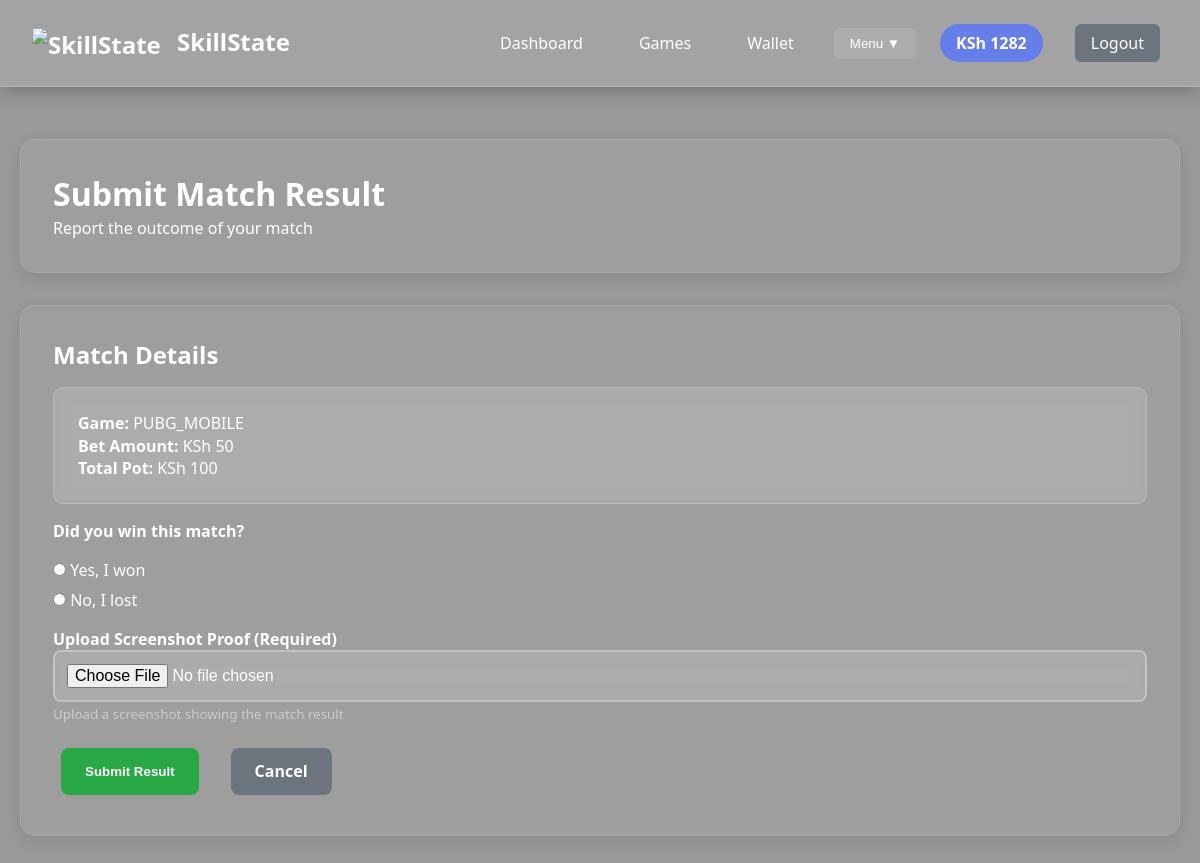
/match_result/2 (signed in), run on the app's committed database.
### tables this page shows
CREATE TABLE matches (
        id INTEGER PRIMARY KEY AUTOINCREMENT,
        game TEXT NOT NULL,
        player1_id INTEGER,
        player2_id INTEGER,
        bet_amount REAL NOT NULL,
        total_pot REAL NOT NULL,
        winner_id INTEGER,
        status TEXT DEFAULT 'pending',
        game_mode TEXT,
        created_at TIMESTAMP DEFAULT CURRENT_TIMESTAMP, lobby_code TEXT,
        FOREIGN KEY (player1_id) REFERENCES users (id),
        FOREIGN KEY (player2_id) REFERENCES users (id),
        FOREIGN KEY (winner_id) REFERENCES users (id)
    );

### app.py (the view)
@app.route('/match_result/<int:match_id>')
def match_result(match_id):
    if 'user_id' not in session:
        return redirect(url_for('login'))
    conn = sqlite3.connect('gamebet.db')
    c = conn.cursor()
    c.execute('SELECT * FROM matches WHERE id = ? AND (player1_id = ? OR player2_id = ?)',
             (match_id, session['user_id'], session['user_id']))
    match = c.fetchone()
    conn.close()
    if not match:
        flash('Match not found!', 'error')
        return redirect(url_for('matches'))
    return render_template('match_result.html', match=match)

### templates/match_result.html
{% extends "base.html" %}
{% block content %}
<div class="card">
    <h1>Submit Match Result</h1>
    <p>Report the outcome of your match</p>
</div>
<div class="card">
    <h2>Match Details</h2>
    <div class="match-card">
        <div><strong>Game:</strong> {{ match[1].upper() }}</div>
        <div><strong>Bet Amount:</strong> KSh {{ "%.0f"|format(match[4]) }}</div>
        <div><strong>Total Pot:</strong> KSh {{ "%.0f"|format(match[5]) }}</div>
    </div>
    <form method="POST" action="{{ url_for('submit_result', match_id=match[0]) }}" enctype="multipart/form-data">
        <div class="form-group">
            <label><strong>Did you win this match?</strong></label>
            <div style="margin: 1rem 0;">
                <label style="display: block; margin: 0.5rem 0;">
                    <input type="radio" name="result" value="won" required> Yes, I won
                </label>
                <label style="display: block; margin: 0.5rem 0;">
                    <input type="radio" name="result" value="lost" required> No, I lost
                </label>
            </div>
        </div>
        <div class="form-group">
            <label><strong>Upload Screenshot Proof (Required)</strong></label>
            <input type="file" name="screenshot" class="form-control" accept="image/*" required>
            <small style="color: #ccc;">Upload a screenshot showing the match result</small>
        </div>
        <div style="display: flex; gap: 1rem;">
            <button type="submit" class="btn btn-success">Submit Result</button>
            <a href="{{ url_for('matches') }}" class="btn btn-secondary">Cancel</a>
        </div>
    </form>
</div>
{% endblock %}

### templates/base.html (style rules this page uses)
* { margin: 0; padding: 0; box-sizing: border-box; z-index: auto; }
body { font-family: 'Segoe UI', sans-serif; background: linear-gradient(rgba(0,0,0,0.4), rgba(0,0,0,0.4)), url('https://images.unsplash.com/photo-1542751371-adc38448a05e?w=1920&h=1080&fit=crop&crop=center'); background-size: cover; background-attachment: fixed; min-height: 100vh; color: white; font-size: 16px; line-height: 1.4; position: relative; z-index: 0; }
.card { background: rgba(255, 255, 255, 0.05); backdrop-filter: blur(5px); border: 1px solid rgba(255, 255, 255, 0.1); border-radius: 15px; padding: 2rem; margin: 2rem 0; box-shadow: 0 5px 15px rgba(0,0,0,0.1); color: white; position: relative; z-index: 1; }
.btn { padding: 0.75rem 1.5rem; border: none; border-radius: 8px; font-weight: 600; cursor: pointer; background: linear-gradient(135deg, #667eea 0%, #764ba2 100%); color: white; text-decoration: none; display: inline-block; margin: 0.5rem; transition: transform 0.2s; }
.btn-success { background: #28a745; }
.btn-secondary { background: #6c757d; }
.form-group { margin: 1rem 0; }
.form-control { width: 100%; padding: 0.75rem; border: 2px solid rgba(255, 255, 255, 0.3); border-radius: 8px; font-size: 1rem; background: rgba(255, 255, 255, 0.1); color: white; backdrop-filter: blur(10px); }
.match-card { border: 1px solid rgba(255, 255, 255, 0.2); border-radius: 10px; padding: 1.5rem; margin: 1rem 0; background: rgba(255, 255, 255, 0.1); backdrop-filter: blur(10px); color: white; }

### data on the page
matches: game "PUBG_MOBILE", bet_amount "50", total_pot "100"

### other printed values
{{ "%.0f"|format(session.balance) }} "1282"
